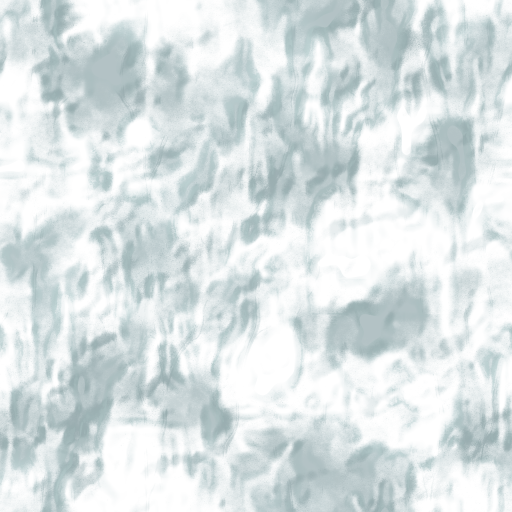
#> input picture Docs/GeneratedAssets/AssetSystem_20260605/FoamContactPrototype_20260605/TX_H8_FoamContact_Albedo_SourcePreview_20260605.png, 1024 x 1024 px (shown at 1/2 size)
$ python generate_cleanup_pass.py
#> lines starting #> are read from the running program, lines starting #| are printed output that depends on the picture
from pathlib import Path

import numpy as np
from PIL import Image, ImageDraw, ImageEnhance, ImageFilter, ImageFont, PngImagePlugin


DATE = "20260605"
STATUS = "SOURCE_ONLY_NOT_IMPORTED / PENDING_VERIFICATION"


def root() -> Path:
    return Path(__file__).resolve().parents[4]


def out_dir() -> Path:
    return Path(__file__).resolve().parent


def save(image: Image.Image, path: Path, note: str) -> None:
    meta = PngImagePlugin.PngInfo()
    meta.add_text("H8_Status", STATUS)
    meta.add_text("H8_Note", note)
    image.save(path, pnginfo=meta)


def normalize(values: np.ndarray, low: float = 2.0, high: float = 98.0) -> np.ndarray:
    lo = np.percentile(values, low)
    hi = np.percentile(values, high)
    if hi <= lo + 1e-6:
        return np.zeros_like(values, dtype=np.float32)
    return np.clip((values - lo) / (hi - lo), 0.0, 1.0).astype(np.float32)


def to_array(image: Image.Image, size: tuple[int, int]) -> np.ndarray:
    return np.asarray(image.convert("RGBA").resize(size, Image.Resampling.LANCZOS), dtype=np.float32) / 255.0


def from_rgba(values: np.ndarray) -> Image.Image:
    return Image.fromarray(np.clip(values * 255.0, 0.0, 255.0).astype(np.uint8), "RGBA")


def from_gray(values: np.ndarray) -> Image.Image:
    return Image.fromarray(np.clip(values * 255.0, 0.0, 255.0).astype(np.uint8), "L")


def smooth_channel(channel: np.ndarray, blur_radius: float, contrast_gamma: float) -> np.ndarray:
    image = from_gray(channel).filter(ImageFilter.GaussianBlur(blur_radius))
    values = np.asarray(image, dtype=np.float32) / 255.0
    values = normalize(values, 4.0, 96.0)
    return np.power(values, contrast_gamma).astype(np.float32)


def contact_sheet(items: list[tuple[str, Image.Image]], title: str, columns: int = 3) -> Image.Image:
    tile_w = 320
    tile_h = 366
    rows = int(np.ceil(len(items) / columns))
    sheet = Image.new("RGB", (columns * tile_w, 62 + rows * tile_h), (12, 15, 18))
    draw = ImageDraw.Draw(sheet)
    font = ImageFont.load_default()
    draw.text((12, 12), title, fill=(235, 242, 244), font=font)
    draw.text((12, 31), STATUS, fill=(238, 188, 72), font=font)
    for index, (label, image) in enumerate(items):
        x = (index % columns) * tile_w
        y = 62 + (index // columns) * tile_h
        thumb = image.convert("RGB").resize((tile_w, 320), Image.Resampling.LANCZOS)
        tile = Image.new("RGB", (tile_w, tile_h), (18, 22, 24))
        tile.paste(thumb, (0, 0))
        ImageDraw.Draw(tile).text((8, 330), label, fill=(230, 236, 238), font=font)
        sheet.paste(tile, (x, y))
    return sheet


def cleanup_foam(base: Path, output: Path) -> None:
    foam = base / "FoamContactPrototype_20260605"
    albedo = Image.open(foam / f"TX_H8_FoamContact_Albedo_SourcePreview_{DATE}.png").convert("RGBA")
#> albedo is the input picture: PIL image 1024x1024 RGBA; mean R, G, B, A 148.7, 175.9, 179.8, 87.4
    normal = Image.open(foam / f"TX_H8_FoamContact_DetailNormal_SourcePreview_{DATE}.png").convert("RGB")
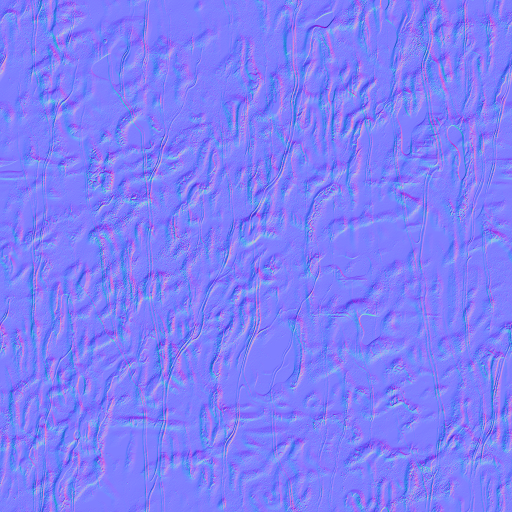
#> input picture Docs/GeneratedAssets/AssetSystem_20260605/FoamContactPrototype_20260605/TX_H8_FoamContact_DetailNormal_SourcePreview_20260605.png, 1024 x 1024 px (shown at 1/2 size)
#> normal is the input picture: PIL image 1024x1024 RGB; mean R, G, B 127, 127, 249.9
    mask = Image.open(foam / f"TX_H8_FoamContact_MaskRGBA_SourcePreview_{DATE}.png")
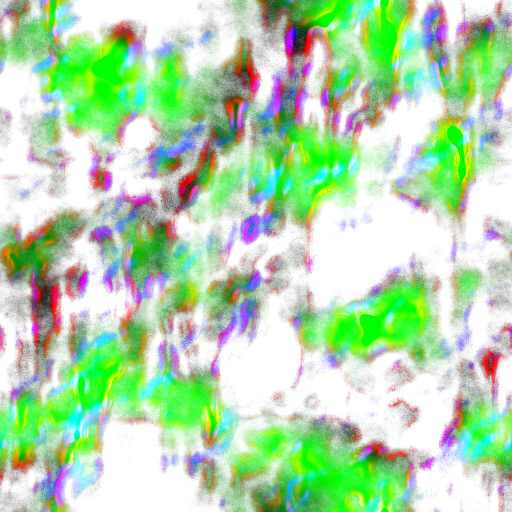
#> input picture Docs/GeneratedAssets/AssetSystem_20260605/FoamContactPrototype_20260605/TX_H8_FoamContact_MaskRGBA_SourcePreview_20260605.png, 1024 x 1024 px (shown at 1/2 size)
#> mask is the input picture: PIL image 1024x1024 RGBA; mean R, G, B, A 46.1, 103.5, 40.1, 104.1
    mrao = Image.open(foam / f"TX_H8_FoamContact_MRAO_SourcePreview_{DATE}.png")
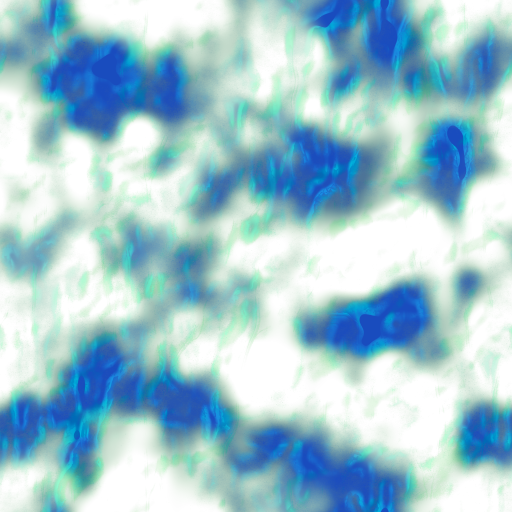
#> input picture Docs/GeneratedAssets/AssetSystem_20260605/FoamContactPrototype_20260605/TX_H8_FoamContact_MRAO_SourcePreview_20260605.png, 1024 x 1024 px (shown at 1/2 size)
#> mrao is the input picture: PIL image 1024x1024 RGBA; mean R, G, B, A 0, 116.9, 82, 97.2

    size = (1024, 1024)
    mask_values = to_array(mask, size)
    mrao_values = to_array(mrao, size)

    salt = smooth_channel(mask_values[..., 0], 7.5, 1.35)
#> in normalize, `lo = np.percentile(values, low)`: lo = 0.00784
#> in normalize, `hi = np.percentile(values, high)`: hi = 0.494
    wet = smooth_channel(mask_values[..., 1], 11.0, 1.15)
    bubble = smooth_channel(mask_values[..., 2], 5.0, 1.55)
#> call 3 of smooth_channel, with blur_radius = 5, contrast_gamma = 1.55
#> in smooth_channel (call 3), `image = from_gray(channel).filter(ImageFilter.GaussianBlur(blur_radius))`:
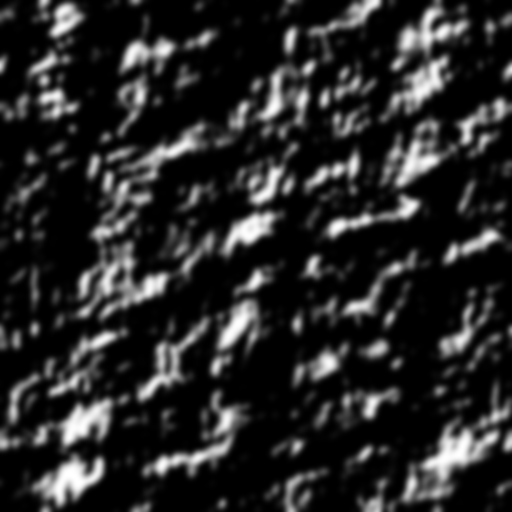
#> image: PIL image 1024x1024 L (shown at 1/2 size); min 0, max 255, mean 40.1
    residue = smooth_channel(mask_values[..., 3], 13.0, 1.25)
#> call 4 of smooth_channel, with blur_radius = 13, contrast_gamma = 1.25
#> in smooth_channel (call 4), `image = from_gray(channel).filter(ImageFilter.GaussianBlur(blur_radius))`:
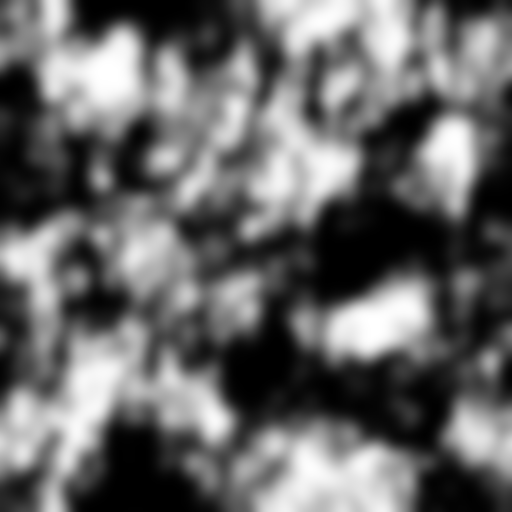
#> image: PIL image 1024x1024 L (shown at 1/2 size); min 0, max 255, mean 104.1

    # Remove large harsh islands by blending in a second broad field, but keep shoreline texture.
    broad = smooth_channel((salt * 0.35) + (wet * 0.25) + (bubble * 0.20) + (residue * 0.20), 18.0, 1.0)
#> in smooth_channel (call 5), `image = from_gray(channel).filter(ImageFilter.GaussianBlur(blur_radius))`:
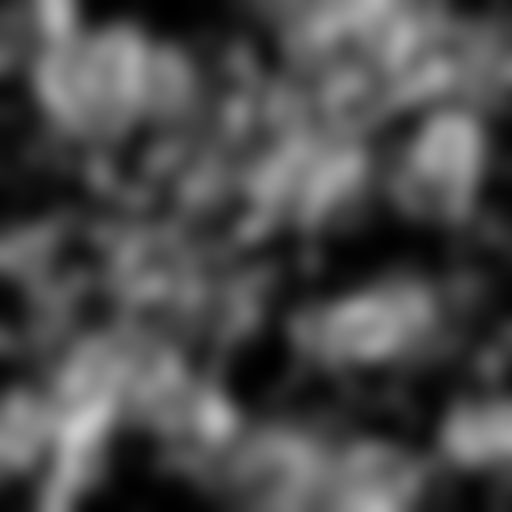
#> image: PIL image 1024x1024 L (shown at 1/2 size); min 0, max 204, mean 76.5
    salt = np.clip((salt * 0.62) + (broad * 0.24), 0.0, 0.86)
    wet = np.clip((wet * 0.72) + (broad * 0.22), 0.0, 0.92)
    bubble = np.clip((bubble * 0.58) + (broad * 0.14), 0.0, 0.82)
    residue = np.clip((residue * 0.66) + (broad * 0.20), 0.0, 0.88)

    clean_mask = np.dstack((salt, wet, bubble, residue))

    m_r = np.zeros_like(salt)
    m_g = np.clip((mrao_values[..., 1] * 0.55) + (0.42 + salt * 0.24), 0.18, 0.92)
    m_b = np.clip((mrao_values[..., 2] * 0.45) + (wet * 0.30) + (residue * 0.28), 0.0, 0.84)
    m_a = np.clip((mrao_values[..., 3] * 0.50) + (wet * 0.36) + (bubble * 0.14), 0.0, 0.90)
    clean_mrao = np.dstack((m_r, m_g, m_b, m_a))
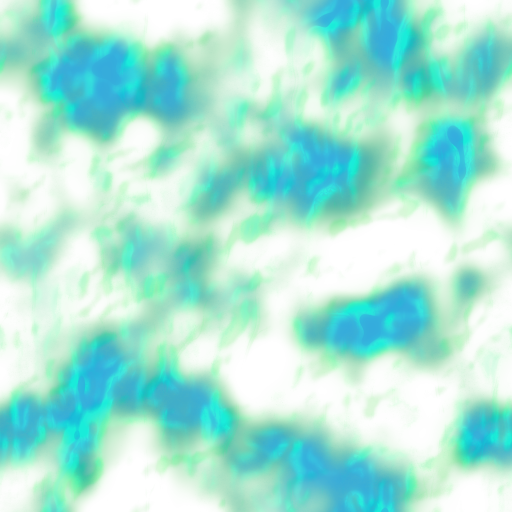
#> clean_mrao: shape (1024, 1024, 4) float32 (shown at 1/2 size); mean of channels 0, 1, 2, 3 0, 0.737, 0.355, 0.347; transparent parts drawn white

    albedo_clean = ImageEnhance.Contrast(albedo.resize(size, Image.Resampling.LANCZOS)).enhance(0.82)
    albedo_clean = ImageEnhance.Color(albedo_clean).enhance(0.72)
    normal_clean = ImageEnhance.Contrast(normal.resize(size, Image.Resampling.LANCZOS).filter(ImageFilter.GaussianBlur(0.65))).enhance(0.88)

    save(albedo_clean, output / f"TX_H8_FoamContact_CleanedSource_Albedo_{DATE}.png", "Source-only cleaned albedo preview. Not imported.")
    save(normal_clean, output / f"TX_H8_FoamContact_CleanedSource_DetailNormal_{DATE}.png", "Source-only softened detail normal preview. Not imported.")
    save(from_rgba(clean_mrao), output / f"TX_H8_FoamContact_CleanedSource_MRAO_{DATE}.png", "Source-only cleaned packed MRAO preview. Not imported.")
    save(from_rgba(clean_mask), output / f"TX_H8_FoamContact_CleanedSource_MaskRGBA_{DATE}.png", "Source-only cleaned RGBA mask preview. Not imported.")
    save(
        contact_sheet(
            [
                ("Clean albedo", albedo_clean),
                ("Clean normal", normal_clean),
                ("Clean MRAO", from_rgba(clean_mrao)),
                ("Clean RGBA mask", from_rgba(clean_mask)),
                ("R salt rim softened", from_gray(salt)),
                ("G wet edge softened", from_gray(wet)),
                ("B bubble breakup softened", from_gray(bubble)),
                ("A residue softened", from_gray(residue)),
            ],
            "H8 Foam Contact Cleanup Pass",
            4,
        ),
        output / f"FoamContact_CleanupPass_ContactSheet_SOURCE_ONLY_{DATE}.png",
        "Source-only cleanup contact sheet. Not imported.",
    )
#> in contact_sheet, `tile_w = 320`: tile_w = 320
#> in contact_sheet, `rows = int(np.ceil(len(items) / columns))`: rows = 2
#> the loop in contact_sheet, `for index, (label, image) in enumerate(items):` made 8 passes
#> (label, x, y) on passes 1 to 8: ('Clean albedo', 0, 62), ('Clean normal', 320, 62), ('Clean MRAO', 640, 62), ('Clean RGBA mask', 960, 62), ('R salt rim softened', 0, 428), ('G wet edge softened', 320, 428), ('B bubble breakup softened', 640, 428), ('A residue softened', 960, 428)


def cleanup_aegir(base: Path, output: Path) -> None:
    aegir = base / "AegirCloudPrototype_20260605"
#> (the run stopped early here; a loop or call above may not have finished)
